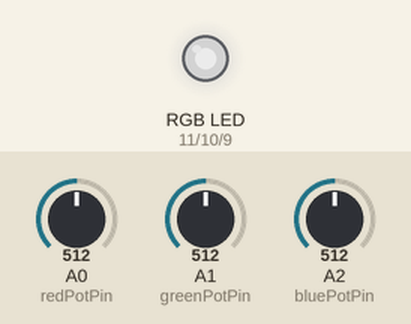
Recording of a sketch running on a simulated Arduino Uno, built with avr-gcc and run on an emulated ATmega328P. On the bench: an RGB LED mixed from three pins (HIGH = lit). Inputs (shaded band) come from the test bench; at power-on: A0 (redPotPin) = 512, A1 (greenPotPin) = 512, A2 (bluePotPin) = 512. Dim RGB values are drawn brighter than linear.

Above: at 1.2 s.
1.3 s: A0 (redPotPin) set to 716
At 2.5 s:
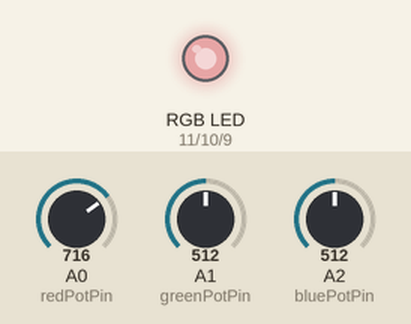
2.8 s: A1 (greenPotPin) set to 716
At 3.8 s:
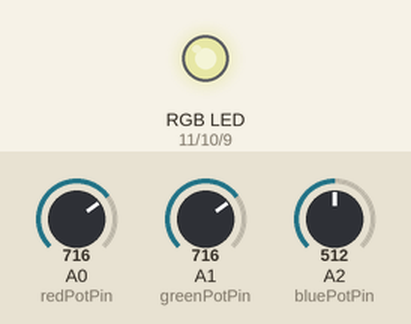
4.3 s: A2 (bluePotPin) set to 716
At 4.9 s:
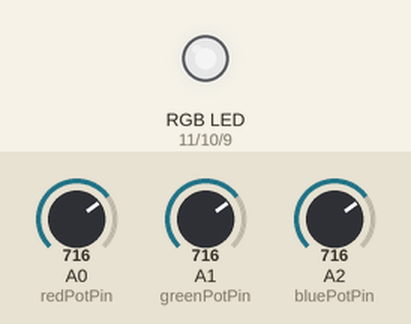
5.8 s: A0 (redPotPin) set to 900
At 6.1 s:
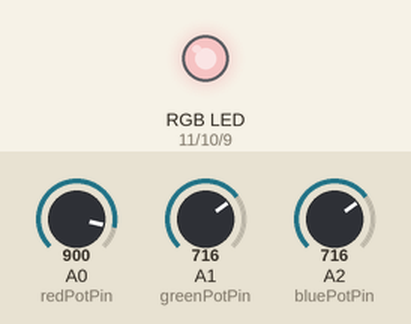
7.3 s: A1 (greenPotPin) set to 900
At 8.4 s:
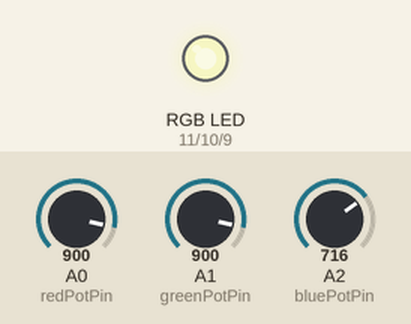
8.8 s: A2 (bluePotPin) set to 900
At 9.6 s:
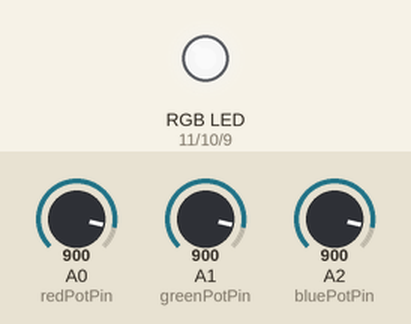
Timing chart, 0 to 11.3 s (numbered marks = the images above; inputs shaded):
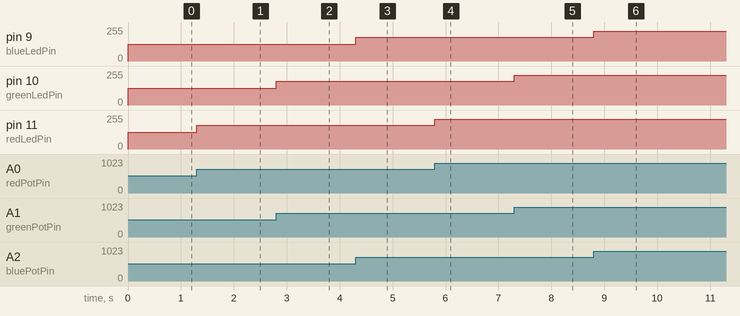

Measured:
- after the input at 1.3 s, pin 11 (redLedPin): 127/255 → 178/255 at once
- after the input at 2.8 s, pin 10 (greenLedPin): 127/255 → 178/255 at once
- after the input at 4.3 s, pin 9 (blueLedPin): 127/255 → 178/255 at once
- after the input at 5.8 s, pin 11 (redLedPin): 178/255 → 224/255 at once
- after the input at 7.3 s, pin 10 (greenLedPin): 178/255 → 224/255 at once
- after the input at 8.8 s, pin 9 (blueLedPin): 178/255 → 224/255 at once

The sketch:

Homework_1.ino
```cpp
const int redLedPin = 11;
const int greenLedPin = 10;
const int blueLedPin = 9;
const int redPotPin = A0;
const int greenPotPin = A1;
const int bluePotPin = A2;

const int maxColorValue = 255;
const int maxPotValue = 1023;

int redPotValue = 0;
int greenPotValue = 0;
int bluePotValue = 0;

int redBrightness = 0;
int greenBrightness = 0;
int blueBrightness = 0;

void setup() {
  // put your setup code here, to run once:
  pinMode(redLedPin, OUTPUT);
  pinMode(greenLedPin, OUTPUT);
  pinMode(blueLedPin, OUTPUT);
  pinMode(redPotPin, INPUT);
  pinMode(greenPotPin, INPUT);
  pinMode(bluePotPin, INPUT);
  Serial.begin(9600);
}

void loop() {
  // put your main code here, to run repeatedly:
  redPotValue = analogRead(redPotPin);
  greenPotValue = analogRead(greenPotPin);
  bluePotValue = analogRead(bluePotPin);

  redBrightness = map(redPotValue, 0, maxPotValue, 0, maxColorValue);
  greenBrightness = map(greenPotValue, 0, maxPotValue, 0, maxColorValue);
  blueBrightness = map(bluePotValue, 0, maxPotValue, 0, maxColorValue);

  analogWrite(redLedPin, redBrightness);
  analogWrite(greenLedPin, greenBrightness);
  analogWrite(blueLedPin, blueBrightness);
}
```
